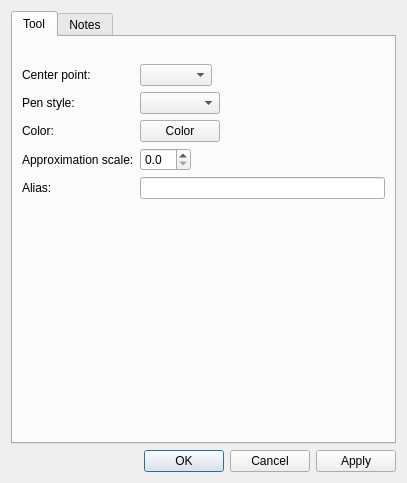
<?xml version="1.0" encoding="UTF-8"?>
<ui version="4.0">
 <class>DialogArc</class>
 <widget class="QDialog" name="DialogArc">
  <property name="geometry">
   <rect>
    <x>0</x>
    <y>0</y>
    <width>407</width>
    <height>483</height>
   </rect>
  </property>
  <property name="windowTitle">
   <string>Arc</string>
  </property>
  <property name="windowIcon">
   <iconset resource="../../../vmisc/share/resources/icon.qrc">
    <normaloff>:/icon/64x64/icon64x64.png</normaloff>:/icon/64x64/icon64x64.png</iconset>
  </property>
  <property name="locale">
   <locale language="English" country="UnitedStates"/>
  </property>
  <layout class="QVBoxLayout" name="verticalLayout_2">
   <item>
    <widget class="QTabWidget" name="tabWidget">
     <property name="currentIndex">
      <number>0</number>
     </property>
     <widget class="QWidget" name="tab">
      <attribute name="title">
       <string>Tool</string>
      </attribute>
      <layout class="QVBoxLayout" name="verticalLayout">
       <item>
        <widget class="QWidget" name="formulaRadiusPlaceholder" native="true"/>
       </item>
       <item>
        <widget class="QWidget" name="formulaF1Placeholder" native="true"/>
       </item>
       <item>
        <widget class="QWidget" name="formulaF2Placeholder" native="true"/>
       </item>
       <item>
        <layout class="QFormLayout" name="formLayout">
         <property name="fieldGrowthPolicy">
          <enum>QFormLayout::ExpandingFieldsGrow</enum>
         </property>
         <item row="0" column="0">
          <widget class="QLabel" name="label_4">
           <property name="sizePolicy">
            <sizepolicy hsizetype="Fixed" vsizetype="Preferred">
             <horstretch>0</horstretch>
             <verstretch>0</verstretch>
            </sizepolicy>
           </property>
           <property name="text">
            <string>Center point:</string>
           </property>
          </widget>
         </item>
         <item row="0" column="1">
          <widget class="QComboBox" name="comboBoxBasePoint">
           <property name="toolTip">
            <string>Select center point of the arc</string>
           </property>
          </widget>
         </item>
         <item row="1" column="0">
          <widget class="QLabel" name="label_6">
           <property name="text">
            <string>Pen style:</string>
           </property>
          </widget>
         </item>
         <item row="1" column="1">
          <widget class="QComboBox" name="comboBoxPenStyle">
           <property name="minimumSize">
            <size>
             <width>80</width>
             <height>0</height>
            </size>
           </property>
           <property name="maximumSize">
            <size>
             <width>110</width>
             <height>16777215</height>
            </size>
           </property>
           <property name="iconSize">
            <size>
             <width>80</width>
             <height>14</height>
            </size>
           </property>
          </widget>
         </item>
         <item row="2" column="0">
          <widget class="QLabel" name="label">
           <property name="text">
            <string>Color:</string>
           </property>
          </widget>
         </item>
         <item row="3" column="0">
          <widget class="QLabel" name="label_7">
           <property name="text">
            <string>Approximation scale:</string>
           </property>
          </widget>
         </item>
         <item row="3" column="1">
          <widget class="QDoubleSpinBox" name="doubleSpinBoxApproximationScale">
           <property name="toolTip">
            <string>Set approximation scale for this curve, 0 - use global value</string>
           </property>
           <property name="decimals">
            <number>1</number>
           </property>
           <property name="maximum">
            <double>10.000000000000000</double>
           </property>
           <property name="singleStep">
            <double>0.100000000000000</double>
           </property>
          </widget>
         </item>
         <item row="4" column="0">
          <widget class="QLabel" name="labelAlias">
           <property name="text">
            <string>Alias:</string>
           </property>
          </widget>
         </item>
         <item row="4" column="1">
          <widget class="QLineEdit" name="lineEditAlias">
           <property name="clearButtonEnabled">
            <bool>true</bool>
           </property>
          </widget>
         </item>
         <item row="2" column="1">
          <widget class="VPE::QtColorPicker" name="pushButtonColor">
           <property name="text">
            <string notr="true">Color</string>
           </property>
          </widget>
         </item>
        </layout>
       </item>
       <item>
        <spacer name="verticalSpacer">
         <property name="orientation">
          <enum>Qt::Vertical</enum>
         </property>
         <property name="sizeHint" stdset="0">
          <size>
           <width>20</width>
           <height>40</height>
          </size>
         </property>
        </spacer>
       </item>
      </layout>
     </widget>
     <widget class="QWidget" name="tab_2">
      <attribute name="title">
       <string>Notes</string>
      </attribute>
      <layout class="QVBoxLayout" name="verticalLayout_3">
       <item>
        <widget class="QPlainTextEdit" name="plainTextEditToolNotes"/>
       </item>
      </layout>
     </widget>
    </widget>
   </item>
   <item>
    <widget class="QDialogButtonBox" name="buttonBox">
     <property name="orientation">
      <enum>Qt::Horizontal</enum>
     </property>
     <property name="standardButtons">
      <set>QDialogButtonBox::Apply|QDialogButtonBox::Cancel|QDialogButtonBox::Ok</set>
     </property>
    </widget>
   </item>
  </layout>
 </widget>
 <customwidgets>
  <customwidget>
   <class>VPE::QtColorPicker</class>
   <extends>QPushButton</extends>
   <header>../vpropertyexplorer/qtcolorpicker.h</header>
  </customwidget>
 </customwidgets>
 <tabstops>
  <tabstop>comboBoxBasePoint</tabstop>
 </tabstops>
 <resources>
  <include location="../../../vmisc/share/resources/icon.qrc"/>
 </resources>
 <connections>
  <connection>
   <sender>buttonBox</sender>
   <signal>accepted()</signal>
   <receiver>DialogArc</receiver>
   <slot>accept()</slot>
   <hints>
    <hint type="sourcelabel">
     <x>257</x>
     <y>567</y>
    </hint>
    <hint type="destinationlabel">
     <x>157</x>
     <y>274</y>
    </hint>
   </hints>
  </connection>
  <connection>
   <sender>buttonBox</sender>
   <signal>rejected()</signal>
   <receiver>DialogArc</receiver>
   <slot>reject()</slot>
   <hints>
    <hint type="sourcelabel">
     <x>325</x>
     <y>567</y>
    </hint>
    <hint type="destinationlabel">
     <x>286</x>
     <y>274</y>
    </hint>
   </hints>
  </connection>
 </connections>
</ui>
